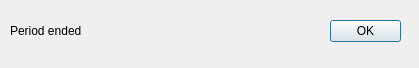
<?xml version="1.0" encoding="UTF-8"?>
<ui version="4.0">
 <class>NotificationDialog</class>
 <widget class="QDialog" name="NotificationDialog">
  <property name="geometry">
   <rect>
    <x>0</x>
    <y>0</y>
    <width>419</width>
    <height>68</height>
   </rect>
  </property>
  <property name="windowTitle">
   <string>Period end</string>
  </property>
  <property name="modal">
   <bool>true</bool>
  </property>
  <widget class="QDialogButtonBox" name="buttonBox">
   <property name="geometry">
    <rect>
     <x>330</x>
     <y>0</y>
     <width>71</width>
     <height>61</height>
    </rect>
   </property>
   <property name="orientation">
    <enum>Qt::Vertical</enum>
   </property>
   <property name="standardButtons">
    <set>QDialogButtonBox::Ok</set>
   </property>
   <property name="centerButtons">
    <bool>true</bool>
   </property>
  </widget>
  <widget class="QLabel" name="label">
   <property name="geometry">
    <rect>
     <x>10</x>
     <y>10</y>
     <width>301</width>
     <height>41</height>
    </rect>
   </property>
   <property name="text">
    <string>Period ended</string>
   </property>
  </widget>
 </widget>
 <resources/>
 <connections>
  <connection>
   <sender>buttonBox</sender>
   <signal>accepted()</signal>
   <receiver>NotificationDialog</receiver>
   <slot>accept()</slot>
   <hints>
    <hint type="sourcelabel">
     <x>248</x>
     <y>254</y>
    </hint>
    <hint type="destinationlabel">
     <x>157</x>
     <y>274</y>
    </hint>
   </hints>
  </connection>
  <connection>
   <sender>buttonBox</sender>
   <signal>rejected()</signal>
   <receiver>NotificationDialog</receiver>
   <slot>reject()</slot>
   <hints>
    <hint type="sourcelabel">
     <x>316</x>
     <y>260</y>
    </hint>
    <hint type="destinationlabel">
     <x>286</x>
     <y>274</y>
    </hint>
   </hints>
  </connection>
 </connections>
</ui>
